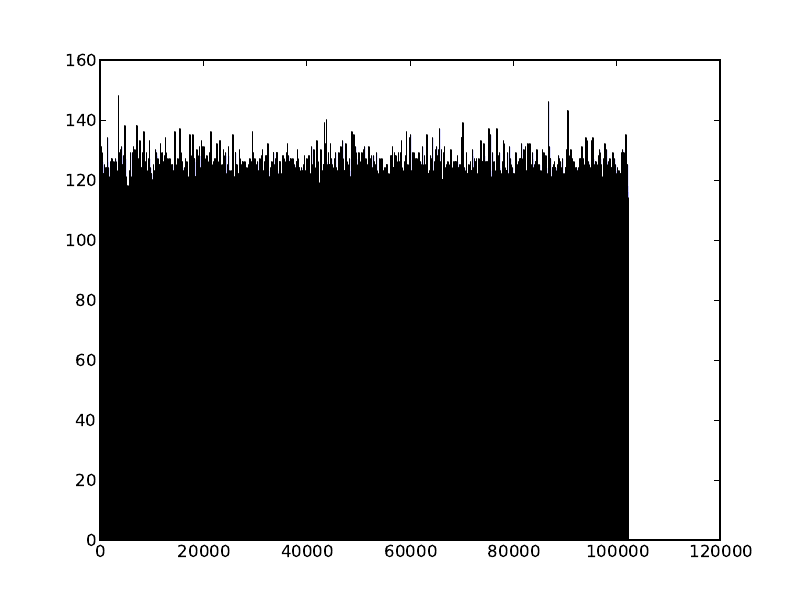

Source code (Python):
import numpy as np
import matplotlib.pyplot as plt

infile = 'Hgstats_log.dat'
indat = np.genfromtxt(infile,dtype=None,names=True)

plt.figure
plt.bar(indat['ID'],indat['N'])
plt.savefig('N_plot.pdf')